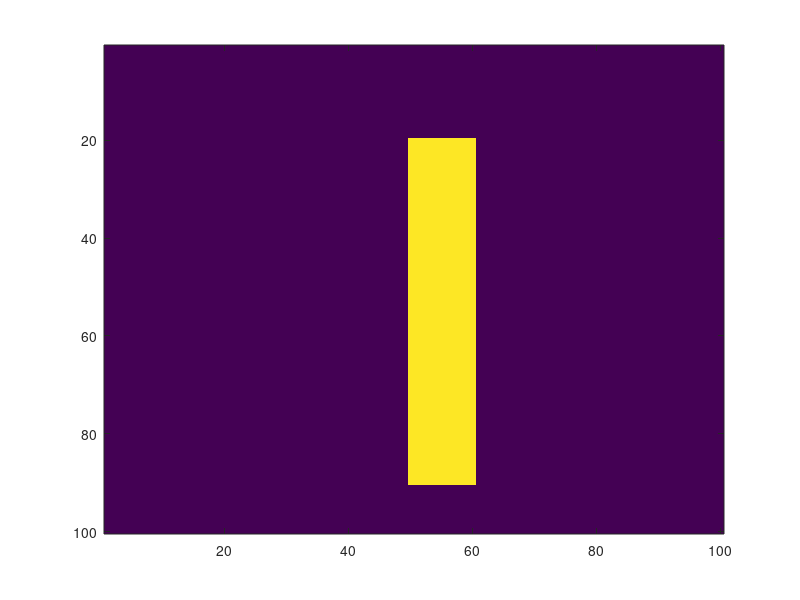

This chart was generated by the following MATLAB code:
%% Initialize 
clear all 
close all 
clc 

%% Constants 

Sx = 1; % physical size
Sy = 1; % physical size 

%% Grid points 

Nx = 100; 
Ny = 100; 

%% small change in x

dx = Sx/Nx; 
dy = Sy/Ny; 


%% shifter (1) 

ShifterX =Nx/10; 
ShifterY =Ny/10; 

%% Weight and height of the object 

w = .2; 
h = .8; 


nx = round(w/dx); % number of grid points for object
ny = round(h/dy); % number of grid points for object

nx1 = ShifterX+ floor((Nx-nx)/2); 
nx2 = nx1 +nx -ShifterX; 


ny1 = ShifterY+floor((Ny-ny)/2); 
ny2 = ny1 +ny -ShifterY; 

AA = zeros(Nx, Ny); 

AA(nx1:nx2, ny1:ny2) =1; 

n1 = 1; 
n2 = sqrt(12); 
A = n1+ (n2-n1)*AA;
imagesc(AA'); 

